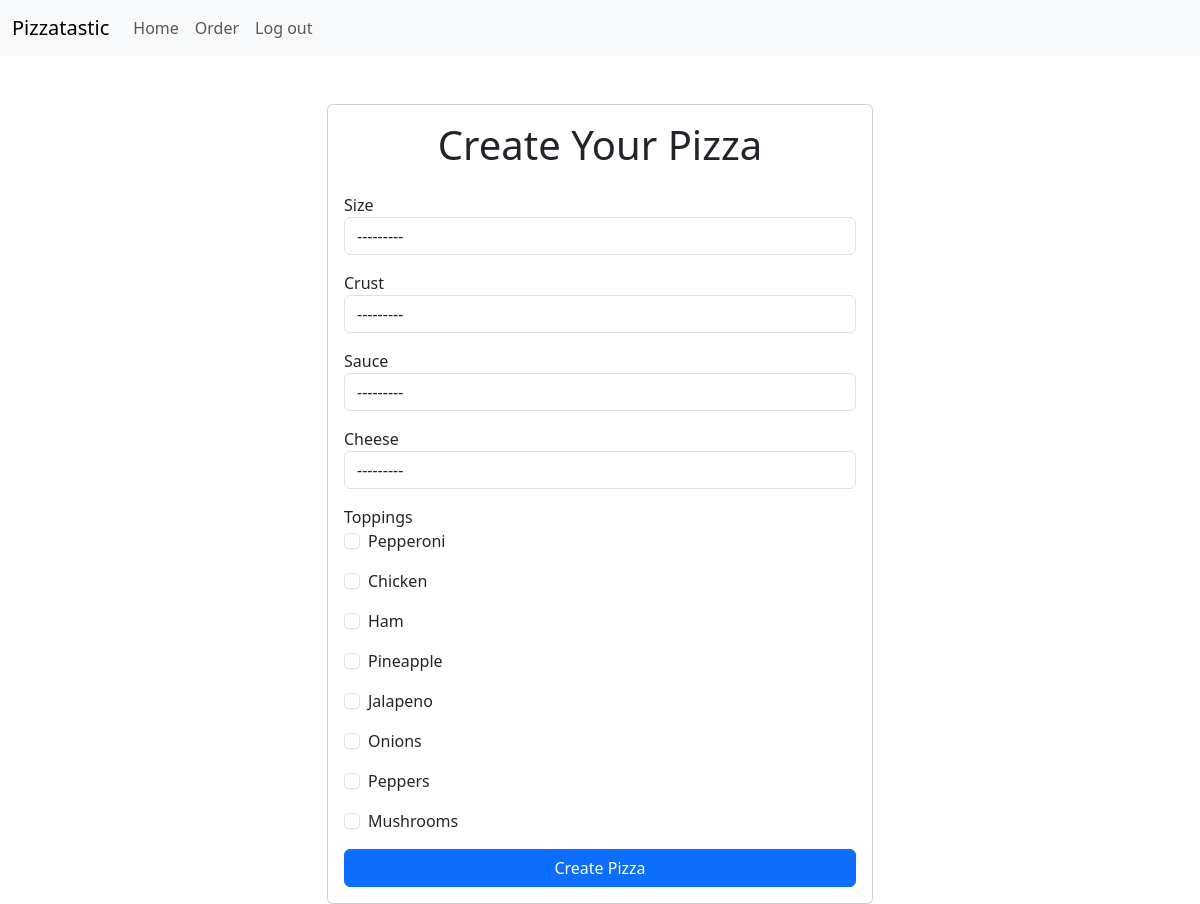
/createpizza/ (signed in), run on the app's committed database.
### pizzaapp/models.py (models this page shows)
class Size(models.Model):
    id = models.AutoField(primary_key=True)
    size = models.CharField(max_length=30)
    def __str__(self):
        return self.size

class Crust(models.Model):
    id = models.AutoField(primary_key=True)
    crust = models.CharField(max_length=30)
    def __str__(self):
        return self.crust

class Sauce(models.Model):
    id = models.AutoField(primary_key=True)
    sauce = models.CharField(max_length=30)
    def __str__(self):
        return self.sauce

class Cheese(models.Model):
    id = models.AutoField(primary_key=True)
    cheese = models.CharField(max_length=30)
    def __str__(self):
        return self.cheese

### pizzaapp/views.py (the view)
# urls.py: path('createpizza/', views.createpizza, name="createpizza"),
@login_required
def createpizza(request):
    if request.method == "POST":
        form = PizzaForm(request.POST)
        if form.is_valid():
            pizza = form.save()
            return redirect('delivery', pid = pizza.id)
        else:
            return render(request, 'create_pizza.html', {'form': form})
    else:
        form = PizzaForm()
        return render(request, 'create_pizza.html', {'form': form})

### pizzaapp/forms.py
class PizzaForm(forms.ModelForm):
    class Meta:
        model = Pizza
        fields = ['size', 'crust', 'sauce', 'cheese', 'pepperoni', 'chicken', 'ham', 'pineapple', 'jalapeno', 'onions', 'peppers', 'mushrooms']

### pizzaapp/templates/create_pizza.html (shortened to what this page needs)
{% extends 'base2.html' %}
{% load widget_tweaks %}
{% block content2 %}
<div class="container mt-5">
    <div class="row justify-content-center">
        <div class="col-md-6">
            <div class="card">
                <div class="card-body">
                    <h1 class="card-title text-center mb-4">Create Your Pizza</h1>
                    <form action="." method="POST">
                        {% for field in form %}
                            {% if field.field.widget.input_type != 'checkbox' %}
                                <div class="form-group mb-3">
                                    <label for="{{ field.id_for_label }}">{{ field.label }}</label>
                                    {{ field|add_class:"form-control" }}
                                </div>
                            {% endif %}
                        {% endfor %}
                        <label for="toppings">Toppings</label>
                        {% for field in form %}
                            {% if field.field.widget.input_type == 'checkbox' %}
                                <div class="form-check mb-3">
                                    {{ field|add_class:"form-check-input" }}
                                    <label class="form-check-label" for="{{ field.id_for_label }}">
                                        {{ field.label }}
                                    </label>
                                </div>
                            {% endif %}
                        {% endfor %}
                        <button type="submit" class="btn btn-primary w-100">Create Pizza</button>
                    </form>
                </div>
            </div>
        </div>
    </div>
</div>
{% endblock %}

### data on the page
Size: form "---------"
Crust: form "---------"
Sauce: form "---------"
Cheese: form "---------"

### other printed values
{{ field.label }} "Size" "Crust" "Sauce" "Cheese"
{{ field.label }} "Pepperoni" "Chicken" "Ham" "Pineapple" "Jalapeno" "Onions" "Peppers" "Mushrooms"
